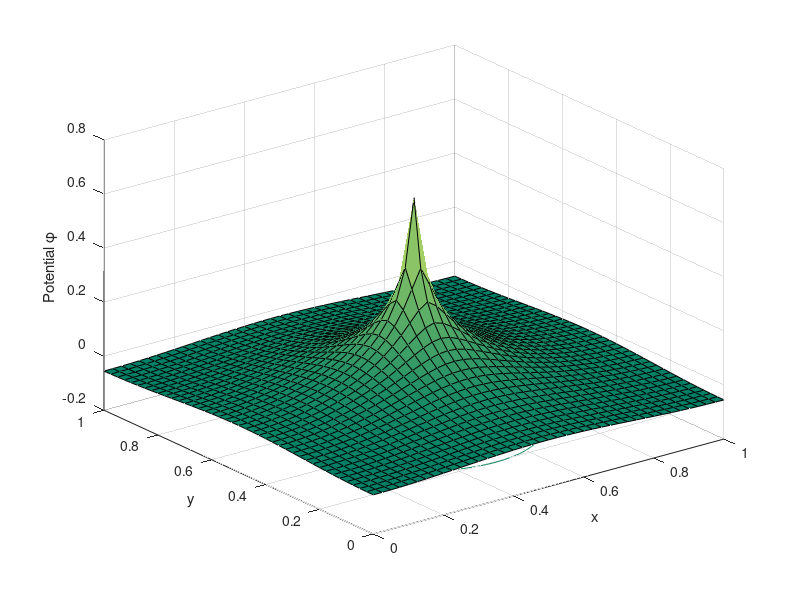
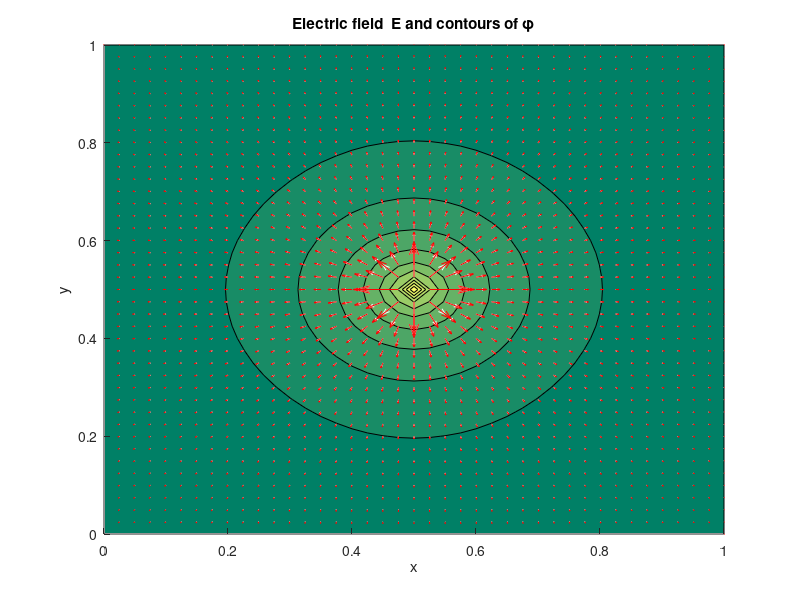

Here is the MATLAB script that generated these plots, in order:
% poisson_fft.m
% Solve the Poisson equation using FFTs (and hence implicit periodic
% boundary conditions)

% Clear memory and show only a few digits
clear all; format short;

% Spatial step
h=0.025;

% Vectors of x and y values
x=0:h:1; y=x;
L=length(x);

% Initial phi
phi=zeros(L);

% Charge density: a delta function at the centre of the region
sigma=zeros(L);
sigma(round(L/2),round(L/2))=1/h^2;
%sigma(L,L)=1/h^2;

% Fourier transform charge density
fsigma=fft2(sigma);

% Construct arrays for FTs of phi, Ex, Ey
fphi=zeros(L);
fEx=zeros(L);
fEy=zeros(L);
  
% Loop over m and n and construct FTs of phi, Ex, Ey
for m=1:L
  for n=1:L
      
    % Denominator in FT of solution at grid point
    den=cos(2*pi*(m-1)/L)+cos(2*pi*(n-1)/L)-2;
    if (den ~= 0)
      
      % Construct FT of phi at grid point
      fphi(m,n)=-0.5*h^2*fsigma(m,n)/den;
      
      % Construct FTs of electric field components
      fEx(m,n)=-sqrt(-1)*sin(2*pi*(m-1)/L)*fphi(m,n)/h;
      fEy(m,n)=-sqrt(-1)*sin(2*pi*(n-1)/L)*fphi(m,n)/h;
    
    end
  end
end

% Invert FTs to obtain phi(x,y), Ex(x,y), Ey(x,y)
phi=real(ifft2(fphi));
Ex=real(ifft2(fEx));
Ey=real(ifft2(fEy));

% Show phi
figure(1);
colormap(summer);
surfc(x,y,phi');
%shading interp;
xlabel('x');
ylabel('y');
zlabel('Potential \phi');

% Calculate the (approximate) analytic solution
Exa=zeros(L);
Eya=zeros(L);
for j=1:L
  for l=1:L
    r=sqrt((x(j)-0.5)^2+(y(l)-0.5)^2);
    fac=1/(2*pi);
    if (r ~= 0)
      Exa(j,l)=fac*(x(j)-0.5)/r^2;
      Eya(j,l)=fac*(y(l)-0.5)/r^2;
    end
  end
end

% Compare the electric field obtained by the Fourier solution with
% the (approximate) analytic solution
figure(2); clf reset;
hold on;
colormap(summer);
contourf(x,y,phi');
scale=2;
quiver(x,y,Ex',Ey',scale,'w');
quiver(x,y,Exa',Eya',scale,'r');
xlabel('x');
ylabel('y');
title('Electric field {\bf E} and contours of \phi');
hold off;
